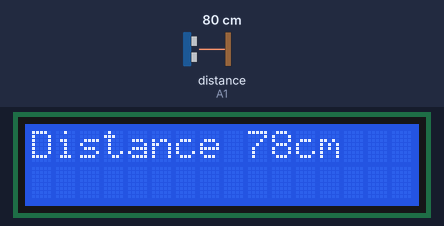
Bench run of a sketch on a simulated Arduino Uno, built with avr-gcc and run on an emulated ATmega328P. On the bench: 16×2 character LCD. Wiring (inferred from the names in the program): ultrasonic range finder: trigger A0; echo A1. The test bench sets the inputs (shaded band); at power-on: distance to the obstacle (sensor on A1) 80 cm. The echo pulse lasts 58.3 µs per cm.

Above: at 1.2 s.
1.3 s: distance to the obstacle (sensor on A1) set to 2 cm
At 2.5 s:
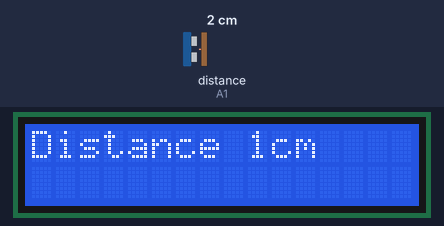
2.8 s: distance to the obstacle (sensor on A1) set to 4 cm
At 3.8 s:
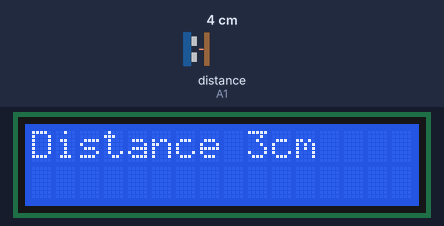
4.3 s: distance to the obstacle (sensor on A1) set to 9 cm
At 4.9 s:
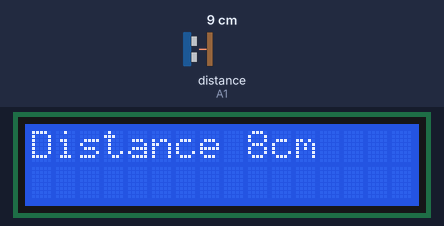
Timing chart, 0 to 7.3 s (numbered marks = the images above; inputs shaded):
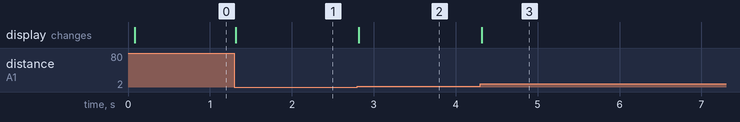

Measured:
- after the input at 1.3 s, the display: changes at once (image 1)
- after the input at 2.8 s, the display: changes at once (image 2)
- after the input at 4.3 s, the display: changes at once (image 3)

The sketch:

arduino-ultra-sonic-sensor-with-lcd.ino
```cpp
#include <Wire.h>
#include <LiquidCrystal_I2C.h>

LiquidCrystal_I2C lcd(0x27, 2, 1, 0, 4, 5, 6, 7, 3, POSITIVE); // Set the LCD I2C address

// Variables
long duration; // variable for the duration of sound wave travel
int distance;  // variable for the distance measurement
int distanceOldState;

// PINS
int trigPin = A0;
int echoPin = A1;

void setup()
{
    lcd.begin(16, 2);
    lcd.setCursor(0, 0);

    pinMode(trigPin, OUTPUT); // Sets the trigPin as an OUTPUT
    pinMode(echoPin, INPUT);  // Sets the echoPin as an INPUT
}
void loop()
{
    // Clears the trigPin condition
    digitalWrite(trigPin, LOW);
    delayMicroseconds(2);
    // Sets the trigPin HIGH (ACTIVE) for 10 microseconds
    digitalWrite(trigPin, HIGH);
    delayMicroseconds(10);
    digitalWrite(trigPin, LOW);
    // Reads the echoPin, returns the sound wave travel time in microseconds

    duration = pulseIn(echoPin, HIGH);
    // Calculating the distance
    distance = duration * 0.034 / 2; // Speed of sound wave divided by 2 (go and back)

    if (distance != distanceOldState)
    {
        char ch[20];

        snprintf(ch, sizeof(ch), "Distance %dcm", distance);

        lcd.clear();
        lcd.setCursor(0, 0);
        lcd.print(ch);

        delay(300);
    }
    distanceOldState = distance;
}
```
